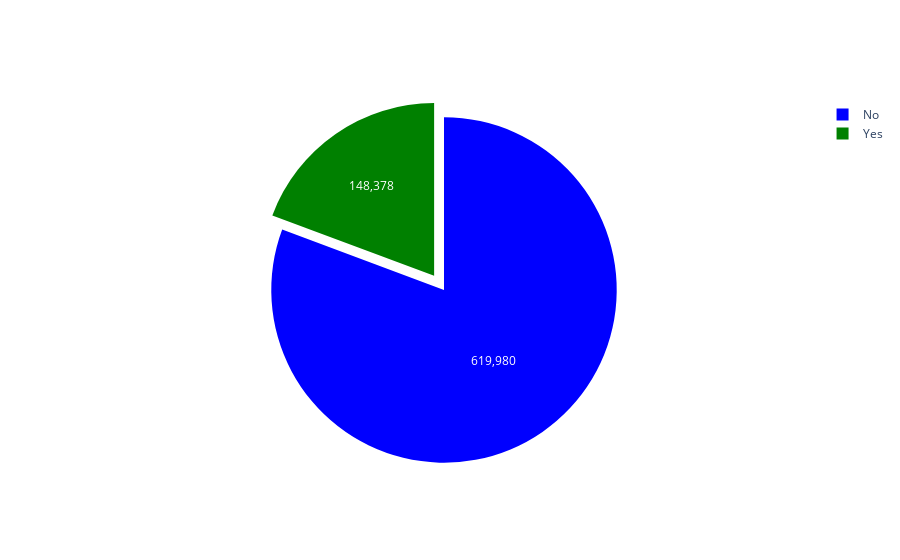

Source (notebook cell):
### Markdown cell above
Clearly it is a imbalnce issue, we need to balance it before applying any model on top of it.

### Code cell
# Calculate the value counts
disp_value_counts = new_df['Consumer disputed?'].value_counts()

# Create a list of colors for the pie chart slices
colors = ['blue', 'green'] 

# Create the pie chart
fig = go.Figure(data=[go.Pie(
    labels=disp_value_counts.index,
    values=disp_value_counts.values,
    pull=[0.1 if label == 'Yes' else 0 for label in disp_value_counts.index],  # Pull the 'Yes' section outside
    marker=dict(colors=colors)
)])

# Update hover and text information
fig.update_traces(hoverinfo='label+percent', textinfo='value')

### Figure 1 — Plotly figure (JSON) as saved in the notebook; plotly's stock layout.template omitted (floating-point values rounded to 4 significant figures)
{"data": [{"hoverinfo": "label+percent", "labels": ["No", "Yes"], "marker": {"colors": ["blue", "green"]}, "pull": [0, 0.1], "textinfo": "value", "type": "pie", "values": [619980, 148378]}], "layout": {}}
